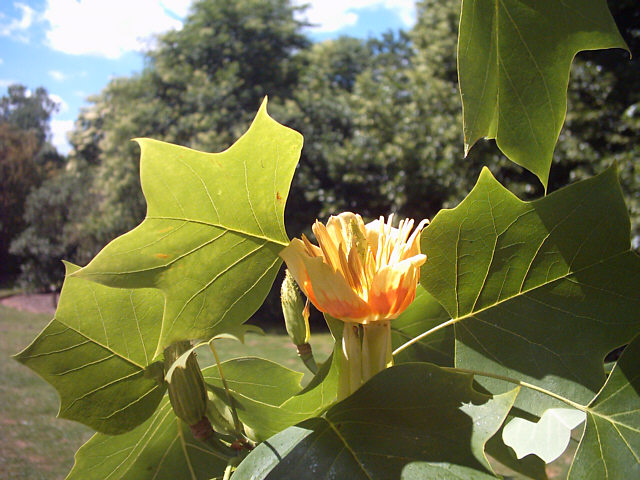
#> input picture mqtt send image/input.jpg, 640 x 480 px, given in place of the camera
$ python basic_tracking_color.py
#> lines starting #> are read from the running program, lines starting #| are printed output that depends on the picture; after the words box and inside, x2 and y2 are one past the last pixel; in counts of white or black regions, pixels touching at a corner belong together
import cv2
import numpy as np

cap = cv2.VideoCapture(0)

while(1):
    # Take each frame
    _, frame = cap.read()
#> frame is the input picture: shape (480, 640, 3); mean B, G, R 72.5, 115.7, 114.3

    # Convert BGR to HSV
    hsv = cv2.cvtColor(frame, cv2.COLOR_BGR2HSV)
#> hsv: shape (480, 640, 3); mean H, S, V 43, 112.8, 121.2

    # define range of blue color in HSV
    lower = np.array([27,77,101])
    upper = np.array([82,154,189])

    # Threshold the HSV image to get only blue colors
    mask = cv2.inRange(hsv, lower, upper)
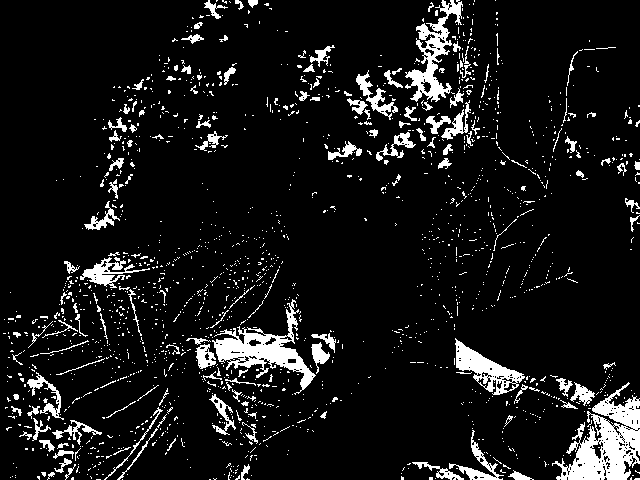
#> mask: shape (480, 640); 8.9% white; 1689 white regions (1546 under 20 px), largest, box (x1, y1, x2, y2) and area: (552, 382, 640, 480) 4055, (212, 299, 316, 395) 2728, (405, 0, 463, 102) 1906

    # Bitwise-AND mask and original image
    res = cv2.bitwise_and(frame,frame, mask= mask)
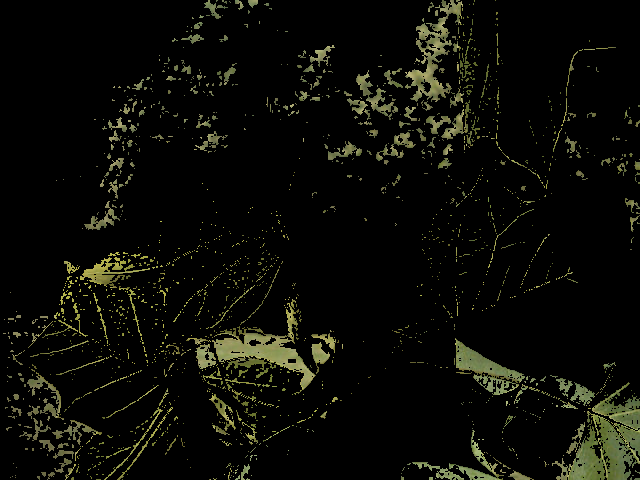
#> res: shape (480, 640, 3); mean B, G, R 6.9, 11.9, 11.4

    cv2.imshow('frame',frame)
    cv2.imshow('mask',mask)
    cv2.imshow('res',res)
    k = cv2.waitKey(5) & 0xFF
#> (key Esc is pressed here)
    if k == 27:
        break

cv2.destroyAllWindows()
